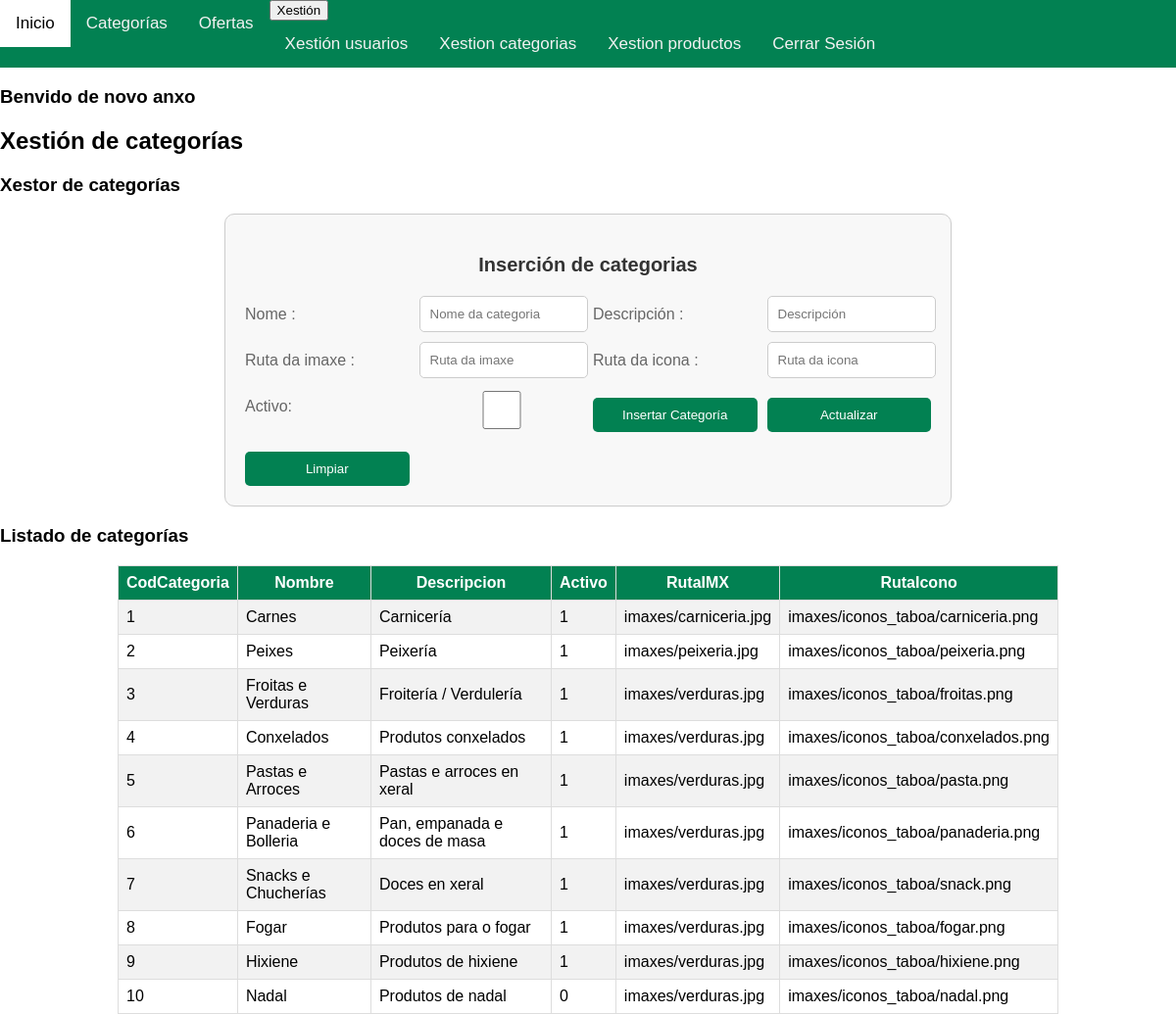
The page /engade_categoria.php (signed in) on the database as committed earlier.
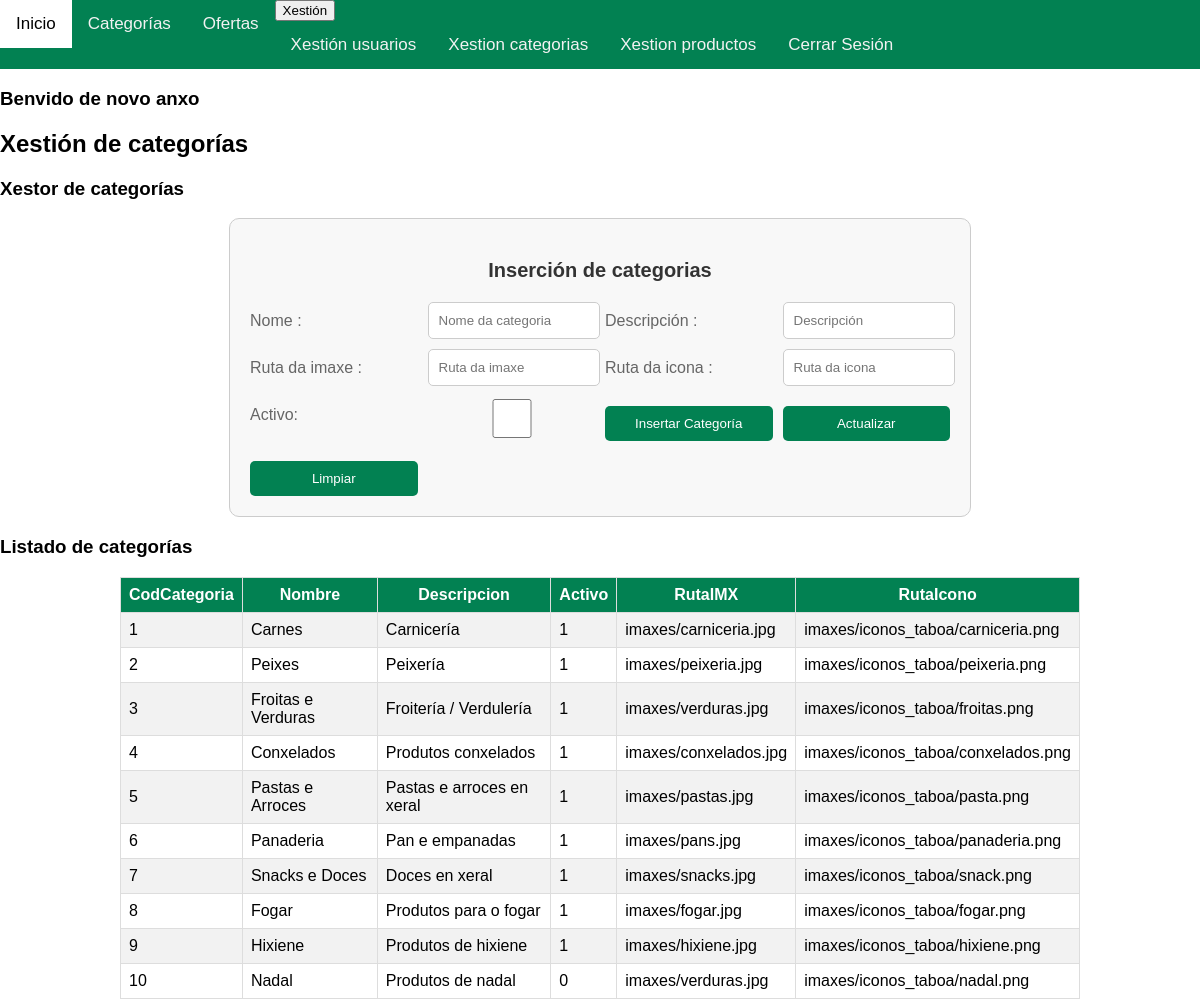
The same page on the database as committed later.
### tables this page shows
CREATE TABLE IF NOT EXISTS `categoria` (
  `CodCategoria` int(11) NOT NULL AUTO_INCREMENT,
  `Nombre` varchar(45) NOT NULL,
  `Descripcion` varchar(200) NOT NULL,
  `Activo` BOOLEAN NOT NULL,
  `RutaIMX`varchar(200) NOT NULL,
  `RutaIcono`varchar(200) NOT NULL,
  PRIMARY KEY (`CodCategoria`),
  UNIQUE KEY `UN_NOM_CAT` (`Nombre`)
);

### engade_categoria.php (the view, shortened to what this page needs)
<?php
$correo = $_SESSION['correo'];
        $servername = "127.0.0.1";
        $username = "root";
        $password = "";
        $dbname = "pedidos";
        $conn = new mysqli($servername, $username, $password, $dbname);
        $query = "SELECT Correo, CodigoRol from usuario where Correo = '$correo'";
        $result = $conn -> query($query);
        if ($result->num_rows> 0){
                $row = $result->fetch_assoc();
                $cod_rol = $row['CodigoRol'];
?>
<!doctype html>
<html lang="es">
<head>
    <link rel="stylesheet" href="css/area_personal.css">
</head>
<body>
    <div class="topnav">
        <a href="index.php">Inicio</a>
        <a href="categorias.php">Categorías</a>
        <a href="ofertas.php">Ofertas</a>
        <?php
        if (isset($_SESSION['correo'])) {
            echo '<div class="dropdown">';
            echo '<button class="dropbtn">Xestión';
            echo '</button>';
            echo '<div class="dropdown-content">';
            echo '<a href="area_personal.php">Xestión usuarios</a>';
            echo '<a href="engade_categoria.php">Xestion categorias</a>';
            echo '<a href="engade_producto.php">Xestion productos</a>';
            echo '</div>';
            echo '</div>';
            echo '<a href="pechar_sesion.php">Cerrar Sesión</a>';
            echo '</div>';
            } else {
            echo '<a href="login.html">Iniciar Sesión</a>';
        }
        ?>
    <div>
        <h3>Benvido de novo <?php echo $correo ?></h3>
    </div>
    <?php
                if ($cod_rol == 1){
                    echo "<h2>Xestión de categorías</h2>";
                    echo "<h3>Xestor de categorías</h3>";
            ?>
                <div class='form_usuario'>
                <p><strong>Inserción de categorias</strong></p>
                <form method='post'>
                <label for='nombre'>Nome : </label>
                <input type='text' placeholder='Nome da categoria' name='nombre' id='nombre'>
                <label for= 'descripcion'>Descripción :</label>
                <input type='text' placeholder='Descripción' name='descripcion' id='descripcion'>
                <label for='rutaIMX'>Ruta da imaxe : </label>
                <input type='text' placeholder='Ruta da imaxe' name='rutaIMX' id='rutaIMX'>
                <label for='rutaIcono'>Ruta da icona : </label>
                <input type='text' placeholder='Ruta da icona' name='rutaIcono' id='rutaIcono'>
                <label for='activo'>Activo:</label>
                <input type='checkbox' id='activo' name='activo' value='1'>
                <input type='submit' value='Insertar Categoría'>
                <input type='submit' value='Actualizar'>
                <input type='reset' value='Limpiar'>
                </form>
                </div>
                <h3>Listado de categorías</h3>
                <div id="listado">
                    <table border='1'>
                   <tr><th>CodCategoria</th><th>Nombre</th><th>Descripcion</th><th>Activo</th><th>RutaIMX</th><th>RutaIcono</th></tr>
                  <?php
                    $queryCategoria = "SELECT * FROM categoria";
                    $resultCategoria = $conn->query($queryCategoria);
                    if ($resultCategoria->num_rows > 0) {
                        while ($rowCategoria = $resultCategoria->fetch_assoc()) {
                            echo "<tr>";
                            echo "<td>" . htmlspecialchars($rowCategoria['CodCategoria']) . "</td>";
                            echo "<td>" . htmlspecialchars($rowCategoria['Nombre']) . "</td>";
                            echo "<td>" . htmlspecialchars($rowCategoria['Descripcion']) . "</td>";
                            echo "<td>" . htmlspecialchars($rowCategoria['Activo']) . "</td>";
                            echo "<td>" . htmlspecialchars($rowCategoria['RutaIMX']) . "</td>";
                            echo "<td>" . htmlspecialchars($rowCategoria['RutaIcono']) . "</td>";
                            echo "</tr>";
                        }
                    } else {
                        echo "<tr><td colspan='8'>Non hai categorias rexistradas</td></tr>";
                    }
                    echo "</table>";
                echo "</div>";
                }else{
                    echo "Acceso denegado";
                }
            }
    ?>
</body>
</html>

Rows that differ between the two databases and show on the page:
changed categoria "Conxelados": RutaIMX "imaxes/verduras.jpg" → "imaxes/conxelados.jpg"
changed categoria "Pastas e Arroces": RutaIMX "imaxes/verduras.jpg" → "imaxes/pastas.jpg"
changed categoria "imaxes/iconos_taboa/panaderia.png": Nombre "Panaderia e Bolleria" → "Panaderia"; Descripcion "Pan, empanada e doces de masa" → "Pan e empanadas"; RutaIMX "imaxes/verduras.jpg" → "imaxes/pans.jpg"
changed categoria "Doces en xeral": Nombre "Snacks e Chucherías" → "Snacks e Doces"; RutaIMX "imaxes/verduras.jpg" → "imaxes/snacks.jpg"
changed categoria "Fogar": RutaIMX "imaxes/verduras.jpg" → "imaxes/fogar.jpg"
changed categoria "Hixiene": RutaIMX "imaxes/verduras.jpg" → "imaxes/hixiene.jpg"
